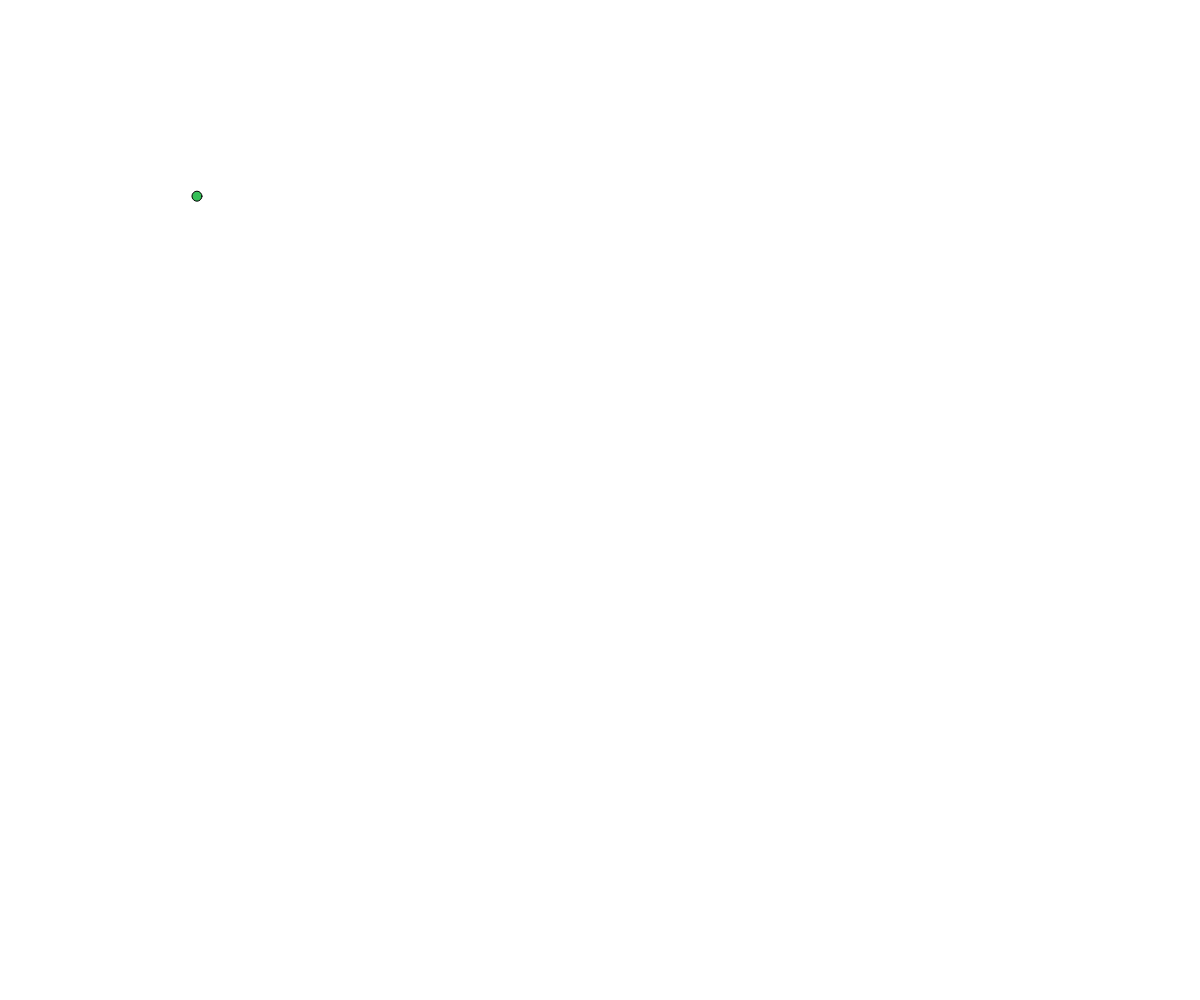
Frame 1 (no input)
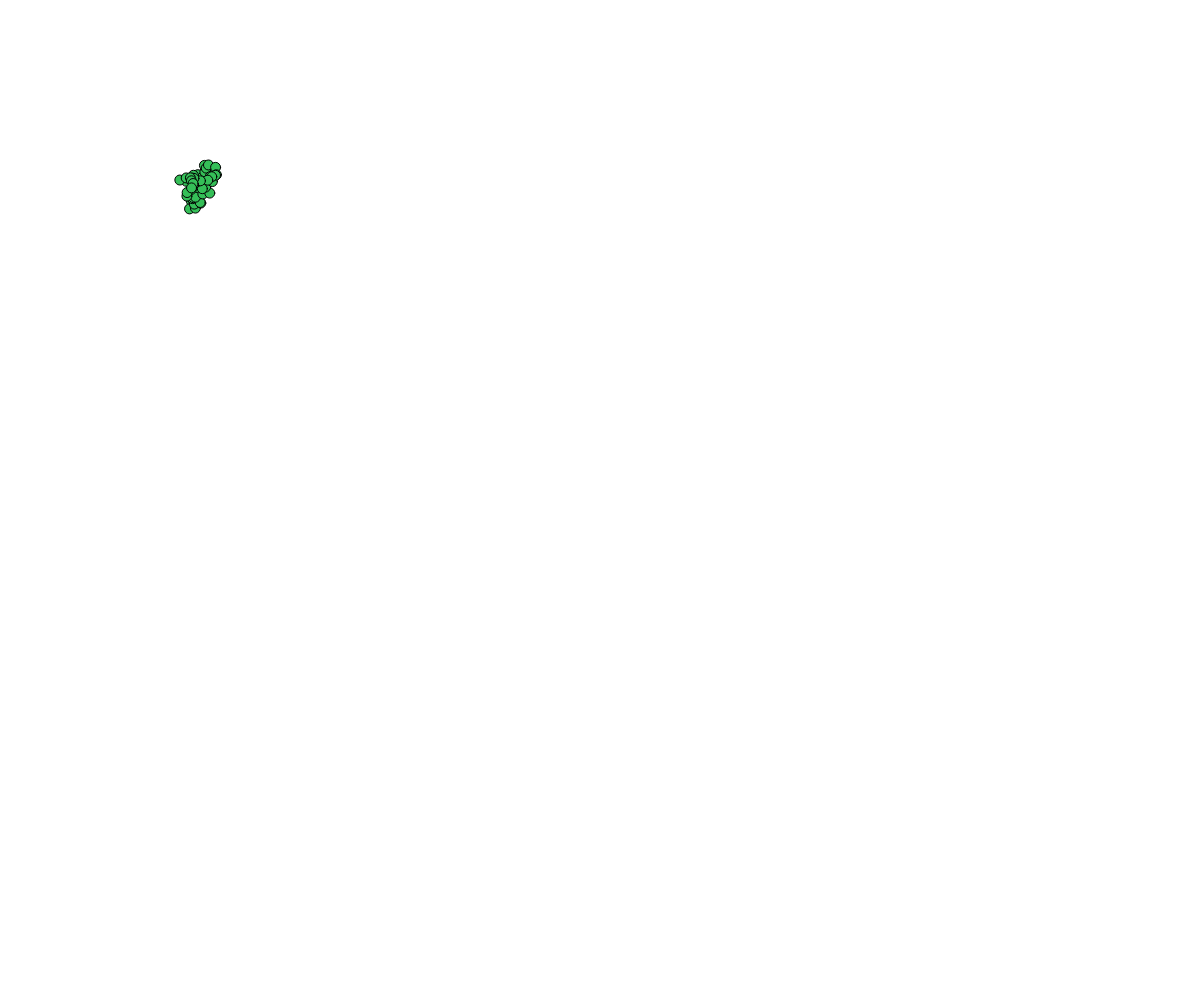
Frame 60 (no input)
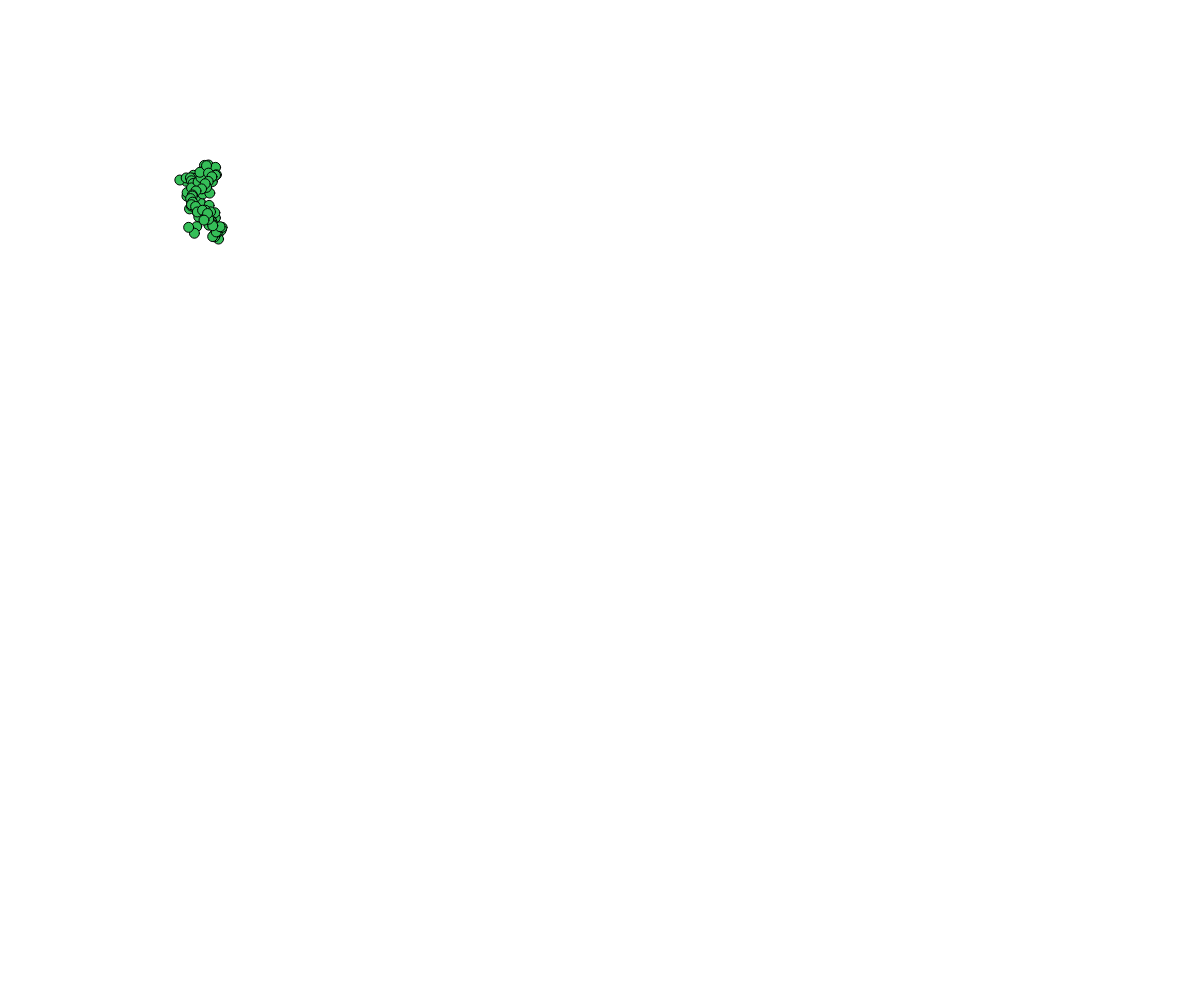
Frame 120 (the mouse pressed at the canvas centre since frame 60)

The p5.js sketch that drew these frames (run headless with seeded random() and noise() and a simulated clock; from frame 60 on, the mouse is pressed at the canvas centre):

// p5.js sketch
// ── sketch.js
let w1;

function setup() {
  createCanvas(windowWidth, windowHeight);
  w1 = new Walker(200, 200);
}

function draw() {
  w1.update();
  w1.display();
}

class Walker {
  constructor(_x, _y) {
    this.posx = _x;
    this.posy = _y;
    this.vel = random(1, 10);
    this.color = this.generateRandomColor(); // Genera un color aleatorio

    this.esCirculo = random() > 0.5 ? true : false;
  }

  update() {
    this.posx += random(-this.vel, this.vel);
    this.posy += random(-this.vel, this.vel);
  }

  display() {
    fill(this.color);
    if (this.esCirculo) {
      circle(this.posx, this.posy, 10);
    } else {
      rect(this.posx, this.posy, 10, 10);
    }
  }

  generateRandomColor() {
    return color(random(255), random(255), random(255));
  }
}
